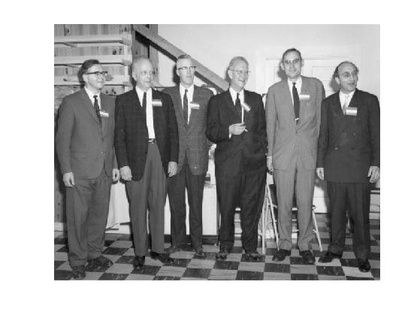
%> input picture RandomLU/Original.jpg, 420 x 315 px, shrunk from 559 x 419 before the run
$ octave TESTLU.m   (GNU Octave 9; MATLAB toolbox functions it lacks are replaced by stand-ins)
%> lines starting %> are read from the running program, lines starting %| are printed output that depends on the picture
### RandomLU/GERCP.m
function [L, U, p_left, p_right, target_rank] = GERCP(A,varargin)

%profile on
% Crout LU decomposition
% A is a m x n matrix
% return value:
% A: LU decomposition in position
% L: Lower triangle with unit diagonal
% U: Upper triangle


[m,n] = size(A); % store the size of A, m for rows and n for columns

params = inputParser;
params.addParameter('target_rank', min(m,n)); %default rank is the min(m,n). Full LU decomposition
params.addParameter('block_size',1); % Default block size is 1
params.addParameter('over_size',3); %Oversampling size >= block_size
params.addParameter('tolerance', -1 ); % Tolerance, if tolerance is set the target_rank will be min(m,n)

params.parse(varargin{:});

k = params.Results.target_rank;
b = params.Results.block_size;
p = params.Results.over_size;
tol = params.Results.tolerance; % default tolerance value is -1
target_rank = k;
if k > min(m,n)
    msg = 'Error occurred. input target rank k is too large';
    error(msg)
end


Omega = randn(p, m);
R = Omega * A;
% [8 lines of commented-out code are left out]
p_left = (1:m);
p_right = (1:n);
L = zeros(m,min(m,n));
U = zeros(min(m,n),n);
if tol == -1
    itera = ceil(k / b);
else
    itera = ceil(min(m,n)/b);
end

for j = 0 : 1 : itera-1
    j = j * b;
    if j + b > n % compute the column boundary
        col = n;
    else
        col =j + b;
    end
    % chose the column pivots
    [~,~, pp_right] = qr(R(:, j+1:n), 'vector');
    ppr = [1:j, pp_right + j];
    U = U(:, ppr);
    A = A(:, ppr);
    p_right = p_right(ppr);
    row = j+1 : m; % rows need to compute

    A(row, j+1:col) =  A(row, j+1:col) - L(row, 1:j) * U(1:j,j+1:col);

     flag = 0;
    if tol ~= -1
        for kk = j+1:1:col
            if abs(A(kk, kk)) < tol
                flag = 1;
                break;
            end
        end
        if flag
            target_rank = j + 1;
            break;
        end
    end
    %----------------------------
    % updating the stars parts
    % . . . . . . . . . .
    % . . . . . . . . . .
    % . . * *
    % . . * *
    % . . * *
    % . . * *
    % . . * *
    % . . * *
    % . . * *
    % . . * *
    %----------------------------
    %[T, p_lu] = LU(A(row, j+1: col));  % LU for the above stars part

    r = min(m - j, col -j);

    [L(row,j+1:j+r), U(j+1:j+r, j+1:col), p_lu] = lu(A(row, j+1:col), 'vector');

    pp = [1:j, p_lu + j];
    LL = L(:, 1:j);
    L(:,1:j) = LL(pp,:);
    A = A(pp, :);
    %A(row, j+1:col)  = T; % get the new value for the stars
    p_left = p_left(pp);
    U(j+1:col, col+1: n) = A(j+1:col, col+1:n) - L(j+1:col, 1:j) * U(1:j, col+1:n);
    %L11 = tril(T(1:col-j, 1:col-j), -1) + speye(col-j, col -j);
    U(j+1:col, col+1: n) = L(j+1:col, j+1:col)\ U(j+1:col, col+1:n);

    %Updating # parts
    % . . . . . . . . . .
    % . . . . . . . . . .
    % . . * * # # # # # #
    % . . * * # # # # # #
    % . . * *
    % . . * *
    % . . * *
    % . . * *
    % . . * *
    % . . * *
    %-------------------
    %updating R
    R(:,col+1:n) = R(:,col+1:n) - (Omega(:,j+1:col) * L(j+1:j+r, j+1:j+r) + Omega(:,col+1:m) * L(col+1:m, j+1:col)) * U(j+1:col, col+1:n);
end
%{
for j = 0 : 1 : itera-1
    j = j * b;
    if j + b > n % compute the column boundary
        col = n;
    else
        col =j + b;
    end
    % chose the column pivots
    [~,~, pp_right] = qr(R(:, j+1:n), 'vector');
    ppr = [1:j, pp_right + j];
    A = A(:, ppr);
    p_right = p_right(ppr);
    row = j+1 : m; % rows need to compute

    A(row, j+1:col) =  A(row, j+1:col) - A(row, 1:j) * A(1:j,j+1:col);
     flag = 0;
    if tol ~= -1
        for kk = j+1:1:col
            if abs(A(kk, kk)) < tol
                flag = 1;
                break;
            end
        end
        if flag
            target_rank = j + 1;
            break;
        end
    end
    %----------------------------
    % updating the stars parts
    % . . . . . . . . . .
    % . . . . . . . . . .
    % . . * *
    % . . * *
    % . . * *
    % . . * *
    % . . * *
    % . . * *
    % . . * *
    % . . * *
    %----------------------------
    [T, p_lu] = LU(A(row, j+1: col));  % LU for the above stars part
    pp = [1:j, p_lu + j];
    A = A(pp, :);
    A(row, j+1:col)  = T; % get the new value for the stars
    p_left = p_left(pp);
    A(j+1:col, col+1: n) = A(j+1:col, col+1:n) - A(j+1:col, 1:j) * A(1:j, col+1:n);
    L11 = tril(T(1:col-j, 1:col-j), -1) + speye(col-j, col -j);
    A(j+1:col, col+1: n) = L11\ A(j+1:col, col+1: n);

    %Updating # parts
    % . . . . . . . . . .
    % . . . . . . . . . .
    % . . * * # # # # # #
    % . . * * # # # # # #
    % . . * *
    % . . * *
    % . . * *
    % . . * *
    % . . * *
    % . . * *
    %-------------------
    %updating R
    R(:,col+1:n) = R(:,col+1:n) - (Omega(:,j+1:col) * L11 + Omega(:,col+1:m) * A(col+1:m, j+1:col)) * A(j+1:col, col+1:n);
end

l = min(m,n);
L = tril(A(1:m,1:l),-1) + speye(m,l);
U = triu(A(1:l,1:n));
%U = [];
%}
%profile report
%profile off

end

### SubspaceLU/TESTLU.m

%% read image
imname= 'Original.jpg';
X= imread(imname);
%> X is the input picture: size 315x420x3 uint8; min 2, max 255, mean 168.3
X= double(X)/255;
%> X: size 315x420x3 double
%image(X)
X = rgb2gray(X);
%> X: size 315x420 double
%dd = ndims(X)
size(X)
%> ans = [315 420]
if ndims(X) == 3
   %image(X)
   [m,n,p]= size(X);
   if m>n,
       A= [X(:,:,1), X(:,:,2), X(:,:,3)];
   else
       A= [X(:,:,1); X(:,:,2); X(:,:,3)];
   end
else
   image(255*X);
   colormap(gray(256));
   A= X;
end
%axis image
%axis off
%drawnow
%clear X;
size(A)
%> ans = [315 420]
%I = double(imread('dog.jpg'));
%size(I)
desired_rank = 200;
[L, U, p_left, p_right, target_rank] = GERCP(A,'block_size',10, 'over_size',15, 'target_rank', 200);
%> the loop in GERCP, `for j = 0 : 1 : itera-1` made 2 passes
%> pass 1, in GERCP, `A = A(:, ppr);`:
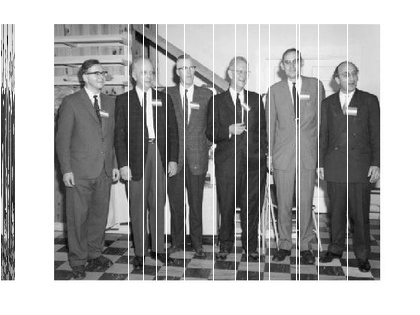
%> A: size 315x420 double; min 0.00784, max 1, mean 0.66; mean of the top-left, top-right, bottom-left and bottom-right quarters 0.675, 0.739, 0.614, 0.613
%> pass 1, in GERCP, `A = A(pp, :);`:
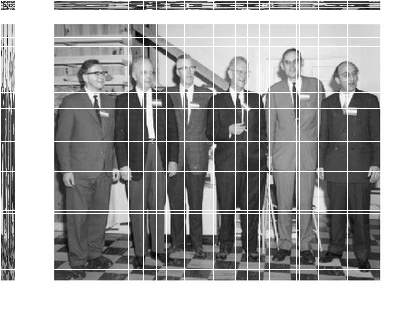
%> A: size 315x420 double; min 0.00784, max 1, mean 0.66; mean of the top-left, top-right, bottom-left and bottom-right quarters 0.663, 0.726, 0.625, 0.626
%> pass 2, in GERCP, `U = U(:, ppr);`:
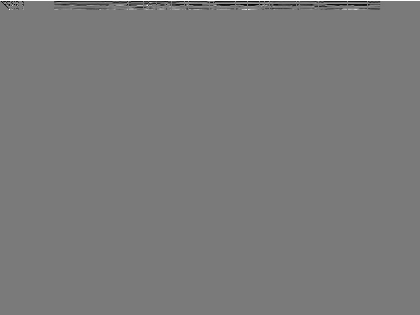
%> U: size 315x420 double; min -0.918, max 1, mean -0.000494; drawn with min black and max white
%> the run ends on the next line
